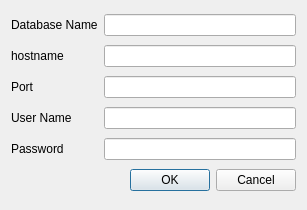
<?xml version="1.0" encoding="UTF-8"?>
<ui version="4.0">
 <class>initDb</class>
 <widget class="QDialog" name="initDb">
  <property name="geometry">
   <rect>
    <x>0</x>
    <y>0</y>
    <width>307</width>
    <height>210</height>
   </rect>
  </property>
  <property name="windowTitle">
   <string>Database Connecton</string>
  </property>
  <layout class="QGridLayout" name="gridLayout">
   <item row="0" column="0">
    <widget class="QLabel" name="dbName">
     <property name="text">
      <string>Database Name</string>
     </property>
    </widget>
   </item>
   <item row="1" column="1">
    <widget class="QLineEdit" name="tHostName"/>
   </item>
   <item row="2" column="0">
    <widget class="QLabel" name="port">
     <property name="text">
      <string>Port</string>
     </property>
    </widget>
   </item>
   <item row="2" column="1">
    <widget class="QLineEdit" name="tPort"/>
   </item>
   <item row="3" column="1">
    <widget class="QLineEdit" name="tUserName"/>
   </item>
   <item row="5" column="1">
    <widget class="QDialogButtonBox" name="buttonBox">
     <property name="orientation">
      <enum>Qt::Horizontal</enum>
     </property>
     <property name="standardButtons">
      <set>QDialogButtonBox::Cancel|QDialogButtonBox::Ok</set>
     </property>
    </widget>
   </item>
   <item row="0" column="1">
    <widget class="QLineEdit" name="tDbName"/>
   </item>
   <item row="1" column="0">
    <widget class="QLabel" name="hostName">
     <property name="text">
      <string>hostname</string>
     </property>
    </widget>
   </item>
   <item row="3" column="0">
    <widget class="QLabel" name="userName">
     <property name="text">
      <string>User Name</string>
     </property>
    </widget>
   </item>
   <item row="4" column="1">
    <widget class="QLineEdit" name="tPassword"/>
   </item>
   <item row="4" column="0">
    <widget class="QLabel" name="password">
     <property name="text">
      <string>Password</string>
     </property>
    </widget>
   </item>
  </layout>
 </widget>
 <resources/>
 <connections>
  <connection>
   <sender>buttonBox</sender>
   <signal>accepted()</signal>
   <receiver>initDb</receiver>
   <slot>accept()</slot>
   <hints>
    <hint type="sourcelabel">
     <x>248</x>
     <y>254</y>
    </hint>
    <hint type="destinationlabel">
     <x>157</x>
     <y>274</y>
    </hint>
   </hints>
  </connection>
  <connection>
   <sender>buttonBox</sender>
   <signal>rejected()</signal>
   <receiver>initDb</receiver>
   <slot>reject()</slot>
   <hints>
    <hint type="sourcelabel">
     <x>316</x>
     <y>260</y>
    </hint>
    <hint type="destinationlabel">
     <x>286</x>
     <y>274</y>
    </hint>
   </hints>
  </connection>
 </connections>
</ui>
